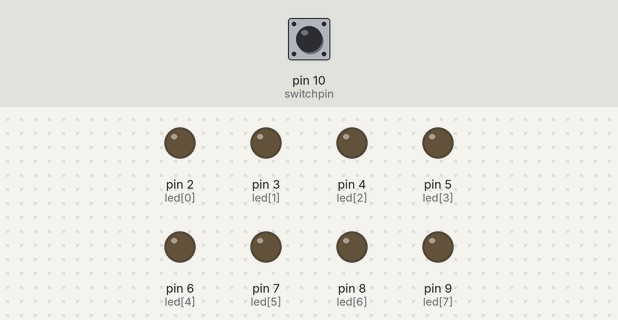
This sketch was run on a simulated Arduino Uno, built with avr-gcc and run on an emulated ATmega328P. Shown: output pins drawn as LEDs (lit = HIGH). The inputs (shaded band) are chosen by the test bench; at power-on: pin 10 (switchpin) HIGH.

Above: at 1.2 s.
1.3 s: pin 10 (switchpin) pulled LOW for 0.15 s
At 1.45 s:
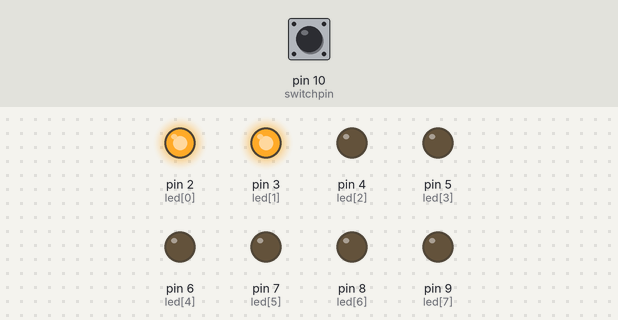
At 2.2 s:
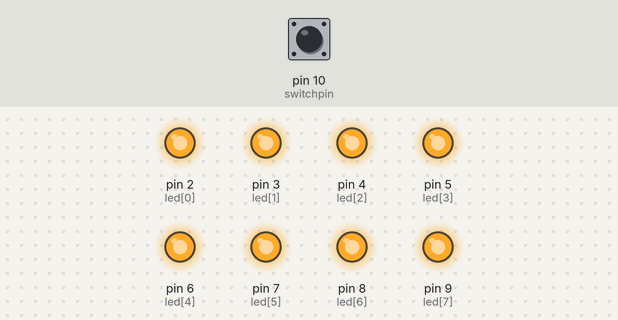
Timing chart, 0 to 4.6 s (numbered marks = the images above; inputs shaded):
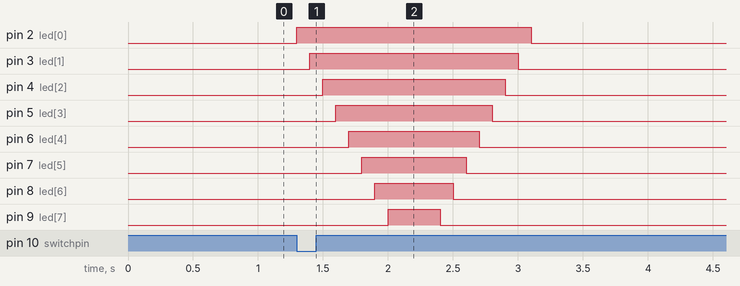

Measured:
- after the input at 1.3 s, pin 2 (led[0]): LOW → HIGH at once, → LOW 1.8 s later; pin 3 (led[1]): LOW → HIGH after 0.10 s, → LOW 1.6 s later; pin 4 (led[2]): LOW → HIGH after 0.20 s, → LOW 1.4 s later; pin 5 (led[3]): LOW → HIGH after 0.30 s, → LOW 1.2 s later; pin 6 (led[4]): LOW → HIGH after 0.40 s, → LOW 1.0 s later

The sketch:

led_8_new.ino
```cpp
int led[ ]={2,3,4,5,6,7,8,9};
volatile int i,j=0;
const int switchpin=10;
volatile int switchstate;
void setup() {
   pinMode(switchpin,INPUT);
    for (int i=0 ;i<8;i++){
      pinMode(led[i],OUTPUT);
      }
  // put your setup code here, to run once:

}

void loop() {
  if (digitalRead(switchpin)==LOW){
  if (j==4llj==0) {j=1;next(j);}
  if (j>=1){j++;
  next(j);
  goto bye;}
  }
  bye:
  {}
}

void next(int no){
  switch (j) {

  case 1:
  for (i=0;i<9;i++) {
  digitalWrite(led[i], HIGH);
  delay(100);}
break;

case 2:
int J;
  for (J=8;J>-1;i--) {
  digitalWrite(led[i], LOW);
  delay(100);}
  break;

  case 3:
digitalWrite(led[0],HIGH);
digitalWrite(led[2],HIGH);
digitalWrite(led[4],HIGH);
digitalWrite(led[6],HIGH);
delay(1000);
digitalWrite(led[1],HIGH);
digitalWrite(led[3],HIGH);
digitalWrite(led[5],HIGH);
digitalWrite(led[7],HIGH);
delay(1000);
 break;
  }
}
```
